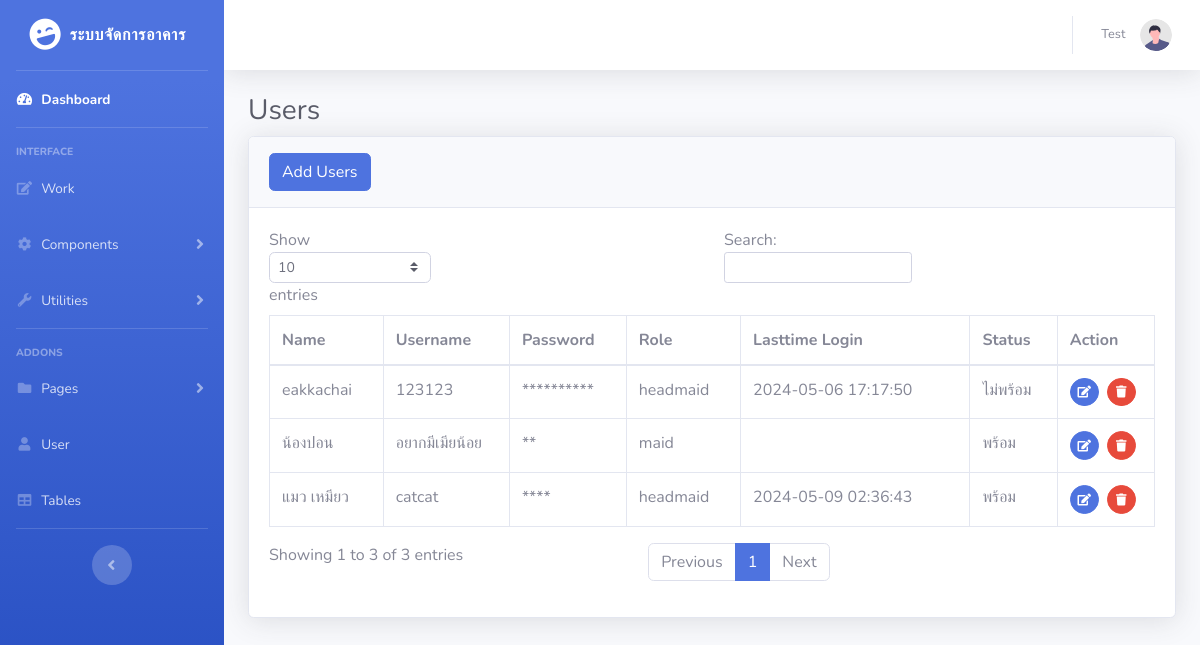
The page /users.php on the database its author committed.
### tables this page shows
CREATE TABLE `users` (
  `user_id` int(100) NOT NULL,
  `fullname` varchar(255) NOT NULL,
  `username` varchar(100) NOT NULL,
  `password` varchar(100) NOT NULL,
  `role` varchar(100) NOT NULL,
  `lasttime_login` varchar(255) NOT NULL,
  `status` enum('พร้อม','ลา','ไม่พร้อม','') NOT NULL
);

### users.php (the view, shortened to what this page needs)
<?php
include 'includes/header.php';
include 'includes/navbar.php';
?>
<div class="container-fluid">
    <h1 class="h3 mb-2 text-gray-800">Users</h1>
    <div class="card shadow mb-4">
        <div class="card-header py-3">
            <button type="button" class="btn btn-primary" data-toggle="modal" data-target="#addadminprofile">
                Add Users
            </button>
        </div>
        <?php
        $servername = "localhost";
        $username = "root";
        $password = "";
        $dbname = "project";
        $conn = new mysqli($servername, $username, $password, $dbname);
        $sql = "SELECT * FROM users WHERE user_id <> 1";
        $result = $conn->query($sql);
        if ($result->num_rows > 0) {
            echo '<div class="card-body">';
            echo '<div class="table-responsive">';
            echo '<table class="table table-bordered" id="dataTable" width="100%" cellspacing="0">';
            echo '<thead>';
            echo '<tr>';
            echo '<th>Name</th>';
            echo '<th>Username</th>';
            echo '<th>Password</th>';
            echo '<th>Role</th>';
            echo '<th>Lasttime Login</th>';
            echo '<th>Status</th>';
            echo '<th>Action</th>';
            echo '</tr>';
            echo '</thead>';
            echo '<tbody>';
            while ($row = $result->fetch_assoc()) {
                echo '<tr>';
                echo '<td>' . $row["fullname"] . '</td>';
                echo '<td>' . $row["username"] . '</td>';
                echo '<td>' . str_repeat('*', strlen($row["password"])) . '</td>';
                echo '<td>' . $row["role"] . '</td>';
                echo '<td>' . $row["lasttime_login"] . '</td>';
                echo '<td>' . $row["status"] . '</td>';
                echo '<td>
                <button class="btn btn-primary btn-circle btn-sm mr-1" data-toggle="modal" data-target="#editadminprofile' . $row["user_id"] . '"><i class="fas fa-edit"></i></button>
                <button class="btn btn-danger btn-circle btn-sm" onclick="deleteUser(' . $row["user_id"] . ')"><i class="fas fa-trash"></i></button>
                </td>';
                echo '</tr>';
            }
            echo '</tbody>';
            echo '</table>';
            echo '</div>';
            echo '</div>';
        } else {
            echo "0 ผลลัพธ์";
        }
        ?>
    </div>
</div>
<?php
include 'includes/scripts.php';
include 'includes/footer.php';
?>

### rows shown on the page
users: fullname "แมว เหมียว", username "catcat", password "****", role "headmaid", lasttime_login "2024-05-09 02:36:43", status "พร้อม"
users: fullname "eakkachai", username "123123", password "**********", role "headmaid", lasttime_login "2024-05-06 17:17:50", status "ไม่พร้อม"
users: fullname "น้องปอน", username "อยากมีเมียน้อย", password "**", role "maid", status "พร้อม"
